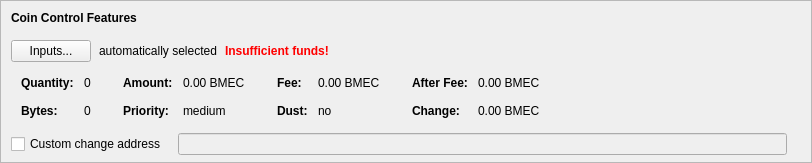
    <widget class="QFrame" name="frameCoinControl">
     <property name="sizePolicy">
      <sizepolicy hsizetype="Expanding" vsizetype="Expanding">
       <horstretch>0</horstretch>
       <verstretch>0</verstretch>
      </sizepolicy>
     </property>
     <property name="maximumSize">
      <size>
       <width>16777215</width>
       <height>16777215</height>
      </size>
     </property>
     <property name="frameShape">
      <enum>QFrame::StyledPanel</enum>
     </property>
     <property name="frameShadow">
      <enum>QFrame::Sunken</enum>
     </property>
     <layout class="QVBoxLayout" name="verticalLayoutCoinControl2">
      <property name="spacing">
       <number>0</number>
      </property>
      <property name="leftMargin">
       <number>0</number>
      </property>
      <property name="topMargin">
       <number>0</number>
      </property>
      <property name="rightMargin">
       <number>0</number>
      </property>
      <property name="bottomMargin">
       <number>6</number>
      </property>
      <item>
       <layout class="QVBoxLayout" name="verticalLayoutCoinControl" stretch="0,0,0,0,1">
        <property name="spacing">
         <number>0</number>
        </property>
        <property name="leftMargin">
         <number>10</number>
        </property>
        <property name="topMargin">
         <number>10</number>
        </property>
        <item>
         <layout class="QHBoxLayout" name="horizontalLayoutCoinControl1">
          <property name="bottomMargin">
           <number>15</number>
          </property>
          <item>
           <widget class="QLabel" name="labelCoinControlFeatures">
            <property name="sizePolicy">
             <sizepolicy hsizetype="Preferred" vsizetype="Maximum">
              <horstretch>0</horstretch>
              <verstretch>0</verstretch>
             </sizepolicy>
            </property>
            <property name="font">
             <font>
              <weight>75</weight>
              <bold>true</bold>
             </font>
            </property>
            <property name="styleSheet">
             <string notr="true">font-weight:bold;</string>
            </property>
            <property name="text">
             <string>Coin Control Features</string>
            </property>
           </widget>
          </item>
         </layout>
        </item>
        <item>
         <layout class="QHBoxLayout" name="horizontalLayoutCoinControl2" stretch="0,0,0,0">
          <property name="spacing">
           <number>8</number>
          </property>
          <property name="bottomMargin">
           <number>10</number>
          </property>
          <item>
           <widget class="QPushButton" name="pushButtonCoinControl">
            <property name="styleSheet">
             <string notr="true"/>
            </property>
            <property name="text">
             <string>Inputs...</string>
            </property>
            <property name="autoDefault">
             <bool>false</bool>
            </property>
           </widget>
          </item>
          <item>
           <widget class="QLabel" name="labelCoinControlAutomaticallySelected">
            <property name="text">
             <string>automatically selected</string>
            </property>
            <property name="margin">
             <number>5</number>
            </property>
           </widget>
          </item>
          <item>
           <widget class="QLabel" name="labelCoinControlInsuffFunds">
            <property name="font">
             <font>
              <weight>75</weight>
              <bold>true</bold>
             </font>
            </property>
            <property name="styleSheet">
             <string notr="true">color:red;font-weight:bold;</string>
            </property>
            <property name="text">
             <string>Insufficient funds!</string>
            </property>
            <property name="margin">
             <number>5</number>
            </property>
           </widget>
          </item>
          <item>
           <spacer name="horizontalSpacerCoinControl">
            <property name="orientation">
             <enum>Qt::Horizontal</enum>
            </property>
            <property name="sizeHint" stdset="0">
             <size>
              <width>40</width>
              <height>1</height>
             </size>
            </property>
           </spacer>
          </item>
         </layout>
        </item>
        <item>
         <widget class="QWidget" name="widgetCoinControl" native="true">
          <property name="sizePolicy">
           <sizepolicy hsizetype="Preferred" vsizetype="Preferred">
            <horstretch>0</horstretch>
            <verstretch>0</verstretch>
           </sizepolicy>
          </property>
          <property name="minimumSize">
           <size>
            <width>0</width>
            <height>0</height>
           </size>
          </property>
          <property name="styleSheet">
           <string notr="true"/>
          </property>
          <layout class="QHBoxLayout" name="horizontalLayoutCoinControl5">
           <property name="leftMargin">
            <number>0</number>
           </property>
           <property name="topMargin">
            <number>0</number>
           </property>
           <property name="rightMargin">
            <number>0</number>
           </property>
           <property name="bottomMargin">
            <number>0</number>
           </property>
           <item>
            <layout class="QHBoxLayout" name="horizontalLayoutCoinControl3" stretch="0,0,0,1">
             <property name="spacing">
              <number>20</number>
             </property>
             <property name="topMargin">
              <number>0</number>
             </property>
             <property name="bottomMargin">
              <number>10</number>
             </property>
             <item>
              <layout class="QFormLayout" name="formLayoutCoinControl1">
               <property name="horizontalSpacing">
                <number>10</number>
               </property>
               <property name="verticalSpacing">
                <number>14</number>
               </property>
               <property name="leftMargin">
                <number>10</number>
               </property>
               <property name="topMargin">
                <number>4</number>
               </property>
               <property name="rightMargin">
                <number>6</number>
               </property>
               <item row="0" column="0">
                <widget class="QLabel" name="labelCoinControlQuantityText">
                 <property name="font">
                  <font>
                   <weight>75</weight>
                   <bold>true</bold>
                  </font>
                 </property>
                 <property name="text">
                  <string>Quantity:</string>
                 </property>
                 <property name="margin">
                  <number>0</number>
                 </property>
                </widget>
               </item>
               <item row="0" column="1">
                <widget class="QLabel" name="labelCoinControlQuantity">
                 <property name="cursor">
                  <cursorShape>IBeamCursor</cursorShape>
                 </property>
                 <property name="contextMenuPolicy">
                  <enum>Qt::ActionsContextMenu</enum>
                 </property>
                 <property name="text">
                  <string notr="true">0</string>
                 </property>
                 <property name="margin">
                  <number>0</number>
                 </property>
                 <property name="textInteractionFlags">
                  <set>Qt::LinksAccessibleByMouse|Qt::TextSelectableByKeyboard|Qt::TextSelectableByMouse</set>
                 </property>
                </widget>
               </item>
               <item row="1" column="0">
                <widget class="QLabel" name="labelCoinControlBytesText">
                 <property name="font">
                  <font>
                   <weight>75</weight>
                   <bold>true</bold>
                  </font>
                 </property>
                 <property name="text">
                  <string>Bytes:</string>
                 </property>
                </widget>
               </item>
               <item row="1" column="1">
                <widget class="QLabel" name="labelCoinControlBytes">
                 <property name="cursor">
                  <cursorShape>IBeamCursor</cursorShape>
                 </property>
                 <property name="contextMenuPolicy">
                  <enum>Qt::ActionsContextMenu</enum>
                 </property>
                 <property name="text">
                  <string notr="true">0</string>
                 </property>
                 <property name="textInteractionFlags">
                  <set>Qt::LinksAccessibleByMouse|Qt::TextSelectableByKeyboard|Qt::TextSelectableByMouse</set>
                 </property>
                </widget>
               </item>
              </layout>
             </item>
             <item>
              <layout class="QFormLayout" name="formLayoutCoinControl2">
               <property name="horizontalSpacing">
                <number>10</number>
               </property>
               <property name="verticalSpacing">
                <number>14</number>
               </property>
               <property name="leftMargin">
                <number>6</number>
               </property>
               <property name="topMargin">
                <number>4</number>
               </property>
               <property name="rightMargin">
                <number>6</number>
               </property>
               <item row="0" column="0">
                <widget class="QLabel" name="labelCoinControlAmountText">
                 <property name="font">
                  <font>
                   <weight>75</weight>
                   <bold>true</bold>
                  </font>
                 </property>
                 <property name="text">
                  <string>Amount:</string>
                 </property>
                 <property name="margin">
                  <number>0</number>
                 </property>
                </widget>
               </item>
               <item row="0" column="1">
                <widget class="QLabel" name="labelCoinControlAmount">
                 <property name="cursor">
                  <cursorShape>IBeamCursor</cursorShape>
                 </property>
                 <property name="contextMenuPolicy">
                  <enum>Qt::ActionsContextMenu</enum>
                 </property>
                 <property name="text">
                  <string notr="true">0.00 BMEC</string>
                 </property>
                 <property name="textInteractionFlags">
                  <set>Qt::LinksAccessibleByMouse|Qt::TextSelectableByKeyboard|Qt::TextSelectableByMouse</set>
                 </property>
                </widget>
               </item>
               <item row="1" column="0">
                <widget class="QLabel" name="labelCoinControlPriorityText">
                 <property name="font">
                  <font>
                   <weight>75</weight>
                   <bold>true</bold>
                  </font>
                 </property>
                 <property name="text">
                  <string>Priority:</string>
                 </property>
                </widget>
               </item>
               <item row="1" column="1">
                <widget class="QLabel" name="labelCoinControlPriority">
                 <property name="cursor">
                  <cursorShape>IBeamCursor</cursorShape>
                 </property>
                 <property name="contextMenuPolicy">
                  <enum>Qt::ActionsContextMenu</enum>
                 </property>
                 <property name="text">
                  <string>medium</string>
                 </property>
                 <property name="textInteractionFlags">
                  <set>Qt::LinksAccessibleByMouse|Qt::TextSelectableByKeyboard|Qt::TextSelectableByMouse</set>
                 </property>
                </widget>
               </item>
              </layout>
             </item>
             <item>
              <layout class="QFormLayout" name="formLayoutCoinControl3">
               <property name="horizontalSpacing">
                <number>10</number>
               </property>
               <property name="verticalSpacing">
                <number>14</number>
               </property>
               <property name="leftMargin">
                <number>6</number>
               </property>
               <property name="topMargin">
                <number>4</number>
               </property>
               <property name="rightMargin">
                <number>6</number>
               </property>
               <item row="0" column="0">
                <widget class="QLabel" name="labelCoinControlFeeText">
                 <property name="font">
                  <font>
                   <weight>75</weight>
                   <bold>true</bold>
                  </font>
                 </property>
                 <property name="text">
                  <string>Fee:</string>
                 </property>
                 <property name="margin">
                  <number>0</number>
                 </property>
                </widget>
               </item>
               <item row="0" column="1">
                <widget class="QLabel" name="labelCoinControlFee">
                 <property name="cursor">
                  <cursorShape>IBeamCursor</cursorShape>
                 </property>
                 <property name="contextMenuPolicy">
                  <enum>Qt::ActionsContextMenu</enum>
                 </property>
                 <property name="text">
                  <string notr="true">0.00 BMEC</string>
                 </property>
                 <property name="textInteractionFlags">
                  <set>Qt::LinksAccessibleByMouse|Qt::TextSelectableByKeyboard|Qt::TextSelectableByMouse</set>
                 </property>
                </widget>
               </item>
               <item row="1" column="0">
                <widget class="QLabel" name="labelCoinControlLowOutputText">
                 <property name="font">
                  <font>
                   <weight>75</weight>
                   <bold>true</bold>
                  </font>
                 </property>
                 <property name="text">
                  <string>Dust:</string>
                 </property>
                </widget>
               </item>
               <item row="1" column="1">
                <widget class="QLabel" name="labelCoinControlLowOutput">
                 <property name="cursor">
                  <cursorShape>IBeamCursor</cursorShape>
                 </property>
                 <property name="contextMenuPolicy">
                  <enum>Qt::ActionsContextMenu</enum>
                 </property>
                 <property name="text">
                  <string>no</string>
                 </property>
                 <property name="textInteractionFlags">
                  <set>Qt::LinksAccessibleByMouse|Qt::TextSelectableByKeyboard|Qt::TextSelectableByMouse</set>
                 </property>
                </widget>
               </item>
              </layout>
             </item>
             <item>
              <layout class="QFormLayout" name="formLayoutCoinControl4">
               <property name="horizontalSpacing">
                <number>10</number>
               </property>
               <property name="verticalSpacing">
                <number>14</number>
               </property>
               <property name="leftMargin">
                <number>6</number>
               </property>
               <property name="topMargin">
                <number>4</number>
               </property>
               <property name="rightMargin">
                <number>6</number>
               </property>
               <item row="0" column="0">
                <widget class="QLabel" name="labelCoinControlAfterFeeText">
                 <property name="font">
                  <font>
                   <weight>75</weight>
                   <bold>true</bold>
                  </font>
                 </property>
                 <property name="text">
                  <string>After Fee:</string>
                 </property>
                 <property name="margin">
                  <number>0</number>
                 </property>
                </widget>
               </item>
               <item row="0" column="1">
                <widget class="QLabel" name="labelCoinControlAfterFee">
                 <property name="cursor">
                  <cursorShape>IBeamCursor</cursorShape>
                 </property>
                 <property name="contextMenuPolicy">
                  <enum>Qt::ActionsContextMenu</enum>
                 </property>
                 <property name="text">
                  <string notr="true">0.00 BMEC</string>
                 </property>
                 <property name="textInteractionFlags">
                  <set>Qt::LinksAccessibleByMouse|Qt::TextSelectableByKeyboard|Qt::TextSelectableByMouse</set>
                 </property>
                </widget>
               </item>
               <item row="1" column="0">
                <widget class="QLabel" name="labelCoinControlChangeText">
                 <property name="font">
                  <font>
                   <weight>75</weight>
                   <bold>true</bold>
                  </font>
                 </property>
                 <property name="text">
                  <string>Change:</string>
                 </property>
                </widget>
               </item>
               <item row="1" column="1">
                <widget class="QLabel" name="labelCoinControlChange">
                 <property name="cursor">
                  <cursorShape>IBeamCursor</cursorShape>
                 </property>
                 <property name="contextMenuPolicy">
                  <enum>Qt::ActionsContextMenu</enum>
                 </property>
                 <property name="text">
                  <string notr="true">0.00 BMEC</string>
                 </property>
                 <property name="textInteractionFlags">
                  <set>Qt::LinksAccessibleByMouse|Qt::TextSelectableByKeyboard|Qt::TextSelectableByMouse</set>
                 </property>
                </widget>
               </item>
              </layout>
             </item>
            </layout>
           </item>
          </layout>
         </widget>
        </item>
        <item>
         <layout class="QHBoxLayout" name="horizontalLayoutCoinControl4" stretch="0,0,0">
          <property name="spacing">
           <number>12</number>
          </property>
          <property name="sizeConstraint">
           <enum>QLayout::SetDefaultConstraint</enum>
          </property>
          <property name="topMargin">
           <number>5</number>
          </property>
          <property name="rightMargin">
           <number>5</number>
          </property>
          <item>
           <widget class="QCheckBox" name="checkBoxCoinControlChange">
            <property name="toolTip">
             <string>If this is activated, but the change address is empty or invalid, change will be sent to a newly generated address.</string>
            </property>
            <property name="text">
             <string>Custom change address</string>
            </property>
           </widget>
          </item>
          <item>
           <widget class="QValidatedLineEdit" name="lineEditCoinControlChange">
            <property name="enabled">
             <bool>false</bool>
            </property>
            <property name="sizePolicy">
             <sizepolicy hsizetype="Expanding" vsizetype="Fixed">
              <horstretch>0</horstretch>
              <verstretch>0</verstretch>
             </sizepolicy>
            </property>
           </widget>
          </item>
          <item>
           <widget class="QLabel" name="labelCoinControlChangeLabel">
            <property name="sizePolicy">
             <sizepolicy hsizetype="Preferred" vsizetype="Expanding">
              <horstretch>0</horstretch>
              <verstretch>0</verstretch>
             </sizepolicy>
            </property>
            <property name="minimumSize">
             <size>
              <width>0</width>
              <height>0</height>
             </size>
            </property>
            <property name="text">
             <string/>
            </property>
            <property name="margin">
             <number>3</number>
            </property>
           </widget>
          </item>
         </layout>
        </item>
        <item>
         <spacer name="verticalSpacerCoinControl">
          <property name="orientation">
           <enum>Qt::Vertical</enum>
          </property>
          <property name="sizeHint" stdset="0">
           <size>
            <width>800</width>
            <height>1</height>
           </size>
          </property>
         </spacer>
        </item>
       </layout>
      </item>
     </layout>
    </widget>
